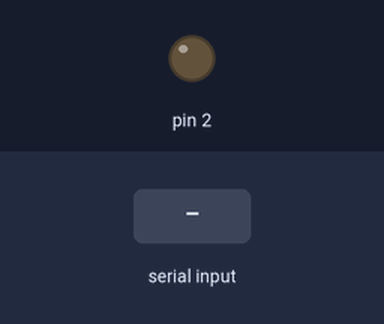
A sketch run on a simulated Arduino Uno, built with avr-gcc and run on an emulated ATmega328P. Parts: output pins drawn as LEDs (lit = HIGH). Dashed ring = blinking. The test bench sets the inputs (shaded band). What the sketch prints to the serial monitor is not drawn.

Above: at 1.2 s.
1.3 s: "1\n" received over Serial
At 1.47 s:
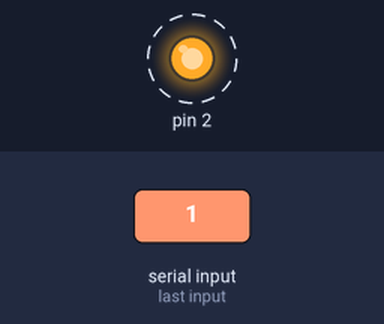
Timing chart, 0 to 4.3 s (numbered marks = the images above; inputs shaded):
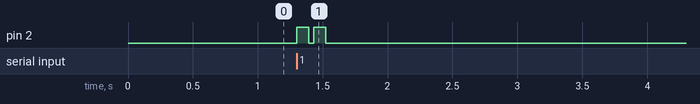

Measured:
- after the input at 1.3 s, pin 2: alternates HIGH for 0.09 s and LOW for 0.04 s, 4 changes in all, then stays LOW, starting at once

The sketch:

inputcopy.ino
```cpp
char string[32]; // for incoming serial data
int ndx = 0, check = 0;
int max_char = 32;

void setup() {
  Serial.begin(9600); // opens serial port, sets data rate to 9600 bps
  pinMode(2, OUTPUT);
  Serial.println("Enter new message: ");
}

void output(){
  for(int i=0; i<ndx; i++){
    if(string[i] >=48 && string[i] <= 57 ) check++;
  }

  if(check == ndx){
    digitalWrite(2, HIGH);
    delay(90);
    digitalWrite(2, LOW);
    delay(40);
    digitalWrite(2, HIGH);
    delay(90);
    Serial.print("The input was the number: ");
  }
  else{
    digitalWrite(2, HIGH);
    delay(70);
    Serial.print("The input was: ");
  }

  check = 0;
  Serial.println(string);
  digitalWrite(2, LOW);
  Serial.println("Enter new message: ");

}

void serialFlush(){
  while(Serial.available() > 0){
    char t = Serial.read();
  }
}

void loop() {

  if (Serial.available() > 0) {

    char character = Serial.read();

    if(ndx <= max_char){

      if(character == '\n'){
        string[ndx] = '\0';
        output();
        ndx = 0;
      }else{
        string[ndx] = character;
        ndx++;
      }
    }else{
      Serial.println("Maximum charactes reached.");
      serialFlush();
      ndx = 0;
      Serial.println("Enter new message: ");
    }

  }


}
```
